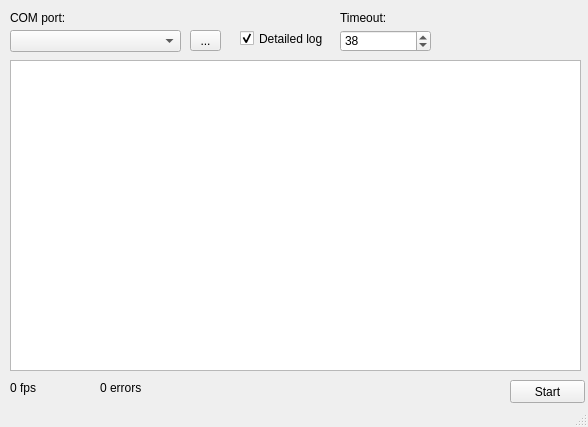
<?xml version="1.0" encoding="UTF-8"?>
<ui version="4.0">
 <class>MainWindow</class>
 <widget class="QMainWindow" name="MainWindow">
  <property name="geometry">
   <rect>
    <x>0</x>
    <y>0</y>
    <width>588</width>
    <height>427</height>
   </rect>
  </property>
  <property name="windowTitle">
   <string>MainWindow</string>
  </property>
  <widget class="QWidget" name="centralWidget">
   <widget class="QLabel" name="label">
    <property name="geometry">
     <rect>
      <x>10</x>
      <y>10</y>
      <width>171</width>
      <height>16</height>
     </rect>
    </property>
    <property name="text">
     <string>COM port:</string>
    </property>
   </widget>
   <widget class="QTextEdit" name="textEdit_log">
    <property name="geometry">
     <rect>
      <x>10</x>
      <y>60</y>
      <width>571</width>
      <height>311</height>
     </rect>
    </property>
    <property name="readOnly">
     <bool>true</bool>
    </property>
   </widget>
   <widget class="QPushButton" name="pushButton_start">
    <property name="geometry">
     <rect>
      <x>510</x>
      <y>380</y>
      <width>75</width>
      <height>23</height>
     </rect>
    </property>
    <property name="text">
     <string>Start</string>
    </property>
   </widget>
   <widget class="QComboBox" name="comboBox_port">
    <property name="geometry">
     <rect>
      <x>10</x>
      <y>30</y>
      <width>171</width>
      <height>22</height>
     </rect>
    </property>
   </widget>
   <widget class="QToolButton" name="toolButton_refresh">
    <property name="geometry">
     <rect>
      <x>190</x>
      <y>30</y>
      <width>31</width>
      <height>21</height>
     </rect>
    </property>
    <property name="text">
     <string>...</string>
    </property>
   </widget>
   <widget class="QCheckBox" name="checkBox_detailed">
    <property name="geometry">
     <rect>
      <x>240</x>
      <y>30</y>
      <width>91</width>
      <height>17</height>
     </rect>
    </property>
    <property name="text">
     <string>Detailed log</string>
    </property>
    <property name="checked">
     <bool>true</bool>
    </property>
   </widget>
   <widget class="QSpinBox" name="spinBox_timeout">
    <property name="geometry">
     <rect>
      <x>340</x>
      <y>30</y>
      <width>91</width>
      <height>22</height>
     </rect>
    </property>
    <property name="minimum">
     <number>1</number>
    </property>
    <property name="maximum">
     <number>9000000</number>
    </property>
    <property name="value">
     <number>38</number>
    </property>
   </widget>
   <widget class="QLabel" name="label_2">
    <property name="geometry">
     <rect>
      <x>340</x>
      <y>10</y>
      <width>91</width>
      <height>16</height>
     </rect>
    </property>
    <property name="text">
     <string>Timeout:</string>
    </property>
   </widget>
   <widget class="QLabel" name="label_freq">
    <property name="geometry">
     <rect>
      <x>10</x>
      <y>380</y>
      <width>81</width>
      <height>16</height>
     </rect>
    </property>
    <property name="text">
     <string>0 fps</string>
    </property>
   </widget>
   <widget class="QLabel" name="label_errors">
    <property name="geometry">
     <rect>
      <x>100</x>
      <y>380</y>
      <width>111</width>
      <height>16</height>
     </rect>
    </property>
    <property name="text">
     <string>0 errors</string>
    </property>
   </widget>
  </widget>
  <widget class="QStatusBar" name="statusBar"/>
 </widget>
 <layoutdefault spacing="6" margin="11"/>
 <resources/>
 <connections/>
</ui>
